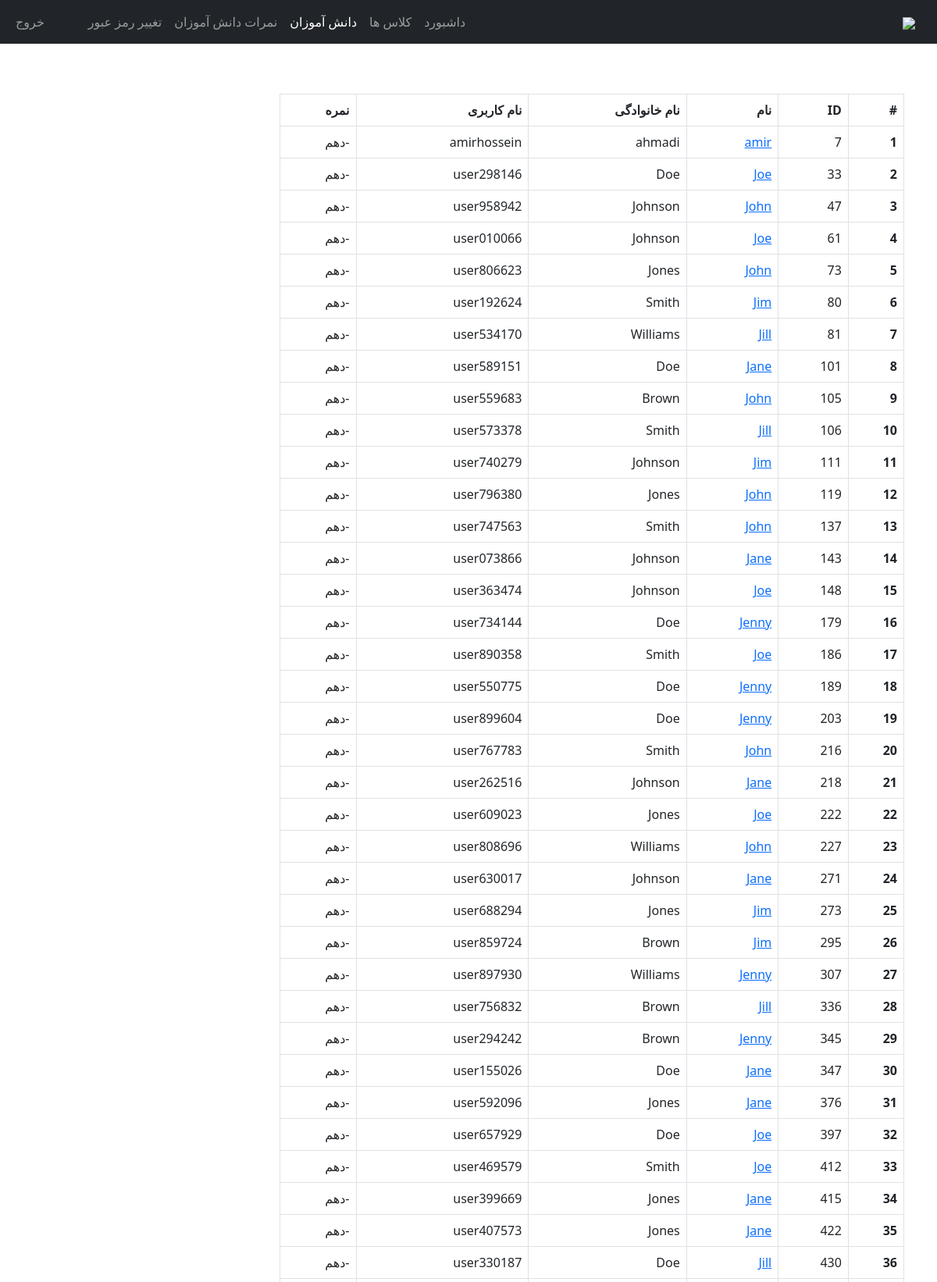
The app's page /Teacher/students_of_class.php?class_id=1 (signed in, upper part) with its own data.
### tables this page shows
CREATE TABLE `students` (
  `student_id` int(11) NOT NULL,
  `username` varchar(127) NOT NULL,
  `password` varchar(255) NOT NULL,
  `fname` varchar(127) NOT NULL,
  `lname` varchar(255) NOT NULL,
  `grade` int(11) NOT NULL,
  `section` int(11) NOT NULL,
  `address` varchar(31) NOT NULL,
  `gender` varchar(7) NOT NULL,
  `email_address` varchar(255) NOT NULL,
  `date_of_birth` date NOT NULL,
  `date_of_joined` timestamp NULL DEFAULT current_timestamp(),
  `parent_fname` varchar(127) NOT NULL,
  `parent_lname` varchar(127) NOT NULL,
  `parent_phone_number` varchar(31) NOT NULL
);

CREATE TABLE `grades` (
  `grade_id` int(11) NOT NULL,
  `grade` varchar(31) NOT NULL,
  `grade_code` varchar(7) NOT NULL
);

### Teacher/data/student.php (called while the page is built, shortened)
<?php
function getAllStudents($conn){
   $sql = "SELECT * FROM students";
   $stmt = $conn->prepare($sql);
   $stmt->execute();
   if ($stmt->rowCount() >= 1) {
     $students = $stmt->fetchAll();
     return $students;
   }else {
   	return 0;
   }
}

### Teacher/data/class.php (called while the page is built, shortened)
<?php
function getClassById($class_id, $conn){
   $sql = "SELECT * FROM class
           WHERE class_id=?";
   $stmt = $conn->prepare($sql);
   $stmt->execute([$class_id]);
   if ($stmt->rowCount() == 1) {
     $class = $stmt->fetch();
     return $class;
   }else {
    return 0;
   }
}

### Teacher/data/grade.php (called while the page is built, shortened)
<?php
function getGradeById($grade_id, $conn){
   $sql = "SELECT * FROM grades
           WHERE grade_id=?";
   $stmt = $conn->prepare($sql);
   $stmt->execute([$grade_id]);
   if ($stmt->rowCount() == 1) {
     $grade = $stmt->fetch();
     return $grade;
   }else {
    return 0;
   }
}

### Teacher/data/section.php (called while the page is built, shortened)
<?php
function getSectioById($section_id, $conn){
   $sql = "SELECT * FROM section
           WHERE section_id=?";
   $stmt = $conn->prepare($sql);
   $stmt->execute([$section_id]);
   if ($stmt->rowCount() == 1) {
     $section = $stmt->fetch();
     return $section;
   }else {
    return 0;
   }
}

### Teacher/students_of_class.php (the view, shortened to what this page needs)
<?php
if (
  isset($_SESSION['teacher_id']) &&
  isset($_SESSION['role'])
) {
  if ($_SESSION['role'] == 'Teacher') {
    include "../DB_connection.php";
    include "data/student.php";
    include "data/grade.php";
    include "data/class.php";
    include "data/section.php";
    $class_id = $_GET['class_id'];
    $students = getAllStudents($conn);
    $class = getClassById($class_id, $conn);
?>
    <!DOCTYPE html>
    <html lang="fa" dir="rtl">
    <head>
      <link rel="stylesheet" href="https://cdn.jsdelivr.net/npm/bootstrap@5.2.0/dist/css/bootstrap.min.css">
      <link rel="stylesheet" href="../css/style.css">
      <link rel="stylesheet" href="https://cdnjs.cloudflare.com/ajax/libs/font-awesome/4.7.0/css/font-awesome.min.css">
    </head>
    <body>
      <?php
      include "inc/navbar.php";
      if ($students != 0) {
      ?>
        <?php $i = 0;
        foreach ($students as $student) {
          $g = getGradeById($class['grade'], $conn);
          $s = getSectioById($class['section'], $conn);
          if ($g['grade_id'] == $student['grade'] && $s['section_id'] == $student['section']) {
            $i++;
            if ($i == 1) {
        ?>
              <div class="container mt-5">
                <div class="table-responsive">
                  <table class="table table-bordered mt-3 n-table">
                    <thead>
                      <tr>
                        <th scope="col">#</th>
                        <th scope="col">ID</th>
                        <th scope="col">نام </th>
                        <th scope="col"> نام خانوادگی </th>
                        <th scope="col">نام کاربری</th>
                        <th scope="col">نمره </th>
                      </tr>
                    </thead>
                    <tbody>
                    <?php } ?>
                    <tr>
                      <th scope="row"><?= $i ?></th>
                      <td><?= $student['student_id'] ?></td>
                      <td>
                        <a href="student-grade.php?student_id=<?= $student['student_id'] ?>">
                          <?= $student['fname'] ?>
                        </a>
                      </td>
                      <td><?= $student['lname'] ?></td>
                      <td><?= $student['username'] ?></td>
                      <td>
                        <?php
                        $grade = $student['grade'];
                        $g_temp = getGradeById($grade, $conn);
                        if ($g_temp != 0) {
                          echo $g_temp['grade_code'] . '-' .
                            $g_temp['grade'];
                        }
                        ?>
                      </td>
                    </tr>
                <?php }
            } ?>
                    </tbody>
                  </table>
                </div>
              <?php } else { ?>
                <div class="alert alert-info .w-450 m-5" role="alert">
                  Empty!
                </div>
              <?php } ?>
              </div>
    </body>
    </html>
<?php
  } else {
    header("Location: ../login.php");
    exit;
  }
} else {
  header("Location: ../login.php");
  exit;
}
?>

### css/style.css (style rules this page uses)
.n-table { max-width: 800px; }

### records on screen
students: shows "ID", student_id "7", fname "amir", lname "ahmadi", username "amirhossein", grades.grade "دهم"
students: student_id "33", fname "Joe", lname "Doe", username "user298146", grades.grade "دهم"
students: student_id "47", fname "John", lname "Johnson", username "user958942", grades.grade "دهم"
students: student_id "61", fname "Joe", lname "Johnson", username "user010066", grades.grade "دهم"
students: student_id "73", fname "John", lname "Jones", username "user806623", grades.grade "دهم"
students: student_id "80", fname "Jim", lname "Smith", username "user192624", grades.grade "دهم"
students: student_id "81", fname "Jill", lname "Williams", username "user534170", grades.grade "دهم"
students: student_id "101", fname "Jane", lname "Doe", username "user589151", grades.grade "دهم"
students: student_id "105", fname "John", lname "Brown", username "user559683", grades.grade "دهم"
students: student_id "106", fname "Jill", lname "Smith", username "user573378", grades.grade "دهم"
students: student_id "111", fname "Jim", lname "Johnson", username "user740279", grades.grade "دهم"
students: student_id "119", fname "John", lname "Jones", username "user796380", grades.grade "دهم"
students: student_id "137", fname "John", lname "Smith", username "user747563", grades.grade "دهم"
students: student_id "143", fname "Jane", lname "Johnson", username "user073866", grades.grade "دهم"
students: student_id "148", fname "Joe", lname "Johnson", username "user363474", grades.grade "دهم"
students: student_id "179", fname "Jenny", lname "Doe", username "user734144", grades.grade "دهم"
students: student_id "186", fname "Joe", lname "Smith", username "user890358", grades.grade "دهم"
students: student_id "189", fname "Jenny", lname "Doe", username "user550775", grades.grade "دهم"
students: student_id "203", fname "Jenny", lname "Doe", username "user899604", grades.grade "دهم"
students: student_id "216", fname "John", lname "Smith", username "user767783", grades.grade "دهم"
students: student_id "218", fname "Jane", lname "Johnson", username "user262516", grades.grade "دهم"
students: student_id "222", fname "Joe", lname "Jones", username "user609023", grades.grade "دهم"
students: student_id "227", fname "John", lname "Williams", username "user808696", grades.grade "دهم"
students: student_id "271", fname "Jane", lname "Johnson", username "user630017", grades.grade "دهم"
students: student_id "273", fname "Jim", lname "Jones", username "user688294", grades.grade "دهم"
students: student_id "295", fname "Jim", lname "Brown", username "user859724", grades.grade "دهم"
students: student_id "307", fname "Jenny", lname "Williams", username "user897930", grades.grade "دهم"
students: student_id "336", fname "Jill", lname "Brown", username "user756832", grades.grade "دهم"
students: student_id "345", fname "Jenny", lname "Brown", username "user294242", grades.grade "دهم"
students: student_id "347", fname "Jane", lname "Doe", username "user155026", grades.grade "دهم"
students: student_id "376", fname "Jane", lname "Jones", username "user592096", grades.grade "دهم"
students: student_id "397", fname "Joe", lname "Doe", username "user657929", grades.grade "دهم"
students: student_id "412", fname "Joe", lname "Smith", username "user469579", grades.grade "دهم"
students: student_id "415", fname "Jane", lname "Jones", username "user399669", grades.grade "دهم"
students: student_id "422", fname "Jane", lname "Jones", username "user407573", grades.grade "دهم"
students: student_id "430", fname "Jill", lname "Doe", username "user330187", grades.grade "دهم"
